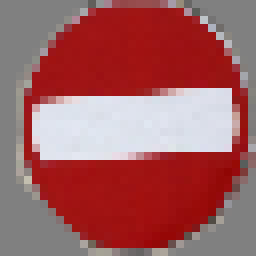
#> input picture GTSRB/Polish_Test_Solid_Bckgrd/znak6.png, 32 x 32 px, found by its file name (shown 8 times larger)
$ python scale_images.py
#> lines starting #> are read from the running program, lines starting #| are printed output that depends on the picture; after the words box and inside, x2 and y2 are one past the last pixel; in counts of white or black regions, pixels touching at a corner belong together
#> further down, image_to_soil is the input picture: shape (32, 32, 3); mean B, G, R 96.7, 94.9, 161.3
import cv2
import os
import numpy as np
import glob
import csv
from matplotlib import pyplot as plt
import random

BASE_PATH = 'GTSRB/Final_Training/Images'
TEST_PATH = 'GTSRB/Final_Test'
SOILED_PATH = 'GTSRB/Final_Test_Soiled/Images'

class_names = {
    0: "Speed limit to 20",
    1: "Speed limit to 30",
    2: "Speed limit to 50",
    3: "Speed limit to 60",
    4: "Speed limit to 70",
    5: "Speed limit to 80",
    6: "End of speed limit up to 80",
    7: "Speed limit to 100",
    8: "Speed limit to 120",
    9: "No overtaking",
    10: "No overtaking for trucks",
    11: "Priority to through-traffic at the next intersection/crossroads only",
    12: "Priority Road",
    13: "Yield to cross traffic",
    14: "Stop and give way",
    15: "No vehicles of any kind permitted",
    16: "No trucks permitted",
    17: "Do not enter",
    18: "Danger point",
    19: "Dangerous curve to the left",
    20: "Dangerous curve to the right",
    21: "Double curves, first to left",
    22: "Uneven surfaces ahead",
    23: "Slippery road",
    24: "Road narrows on the right",
    25: "Roadworks",
    26: "Traffic signals - Primary Priority",
    27: "Pedestrian crossing",
    28: "Children crossing",
    29: "Bicycle lane",
    30: "Snow or Ice possible ahead",
    31: "Wild animals possible",
    32: "End of previous limitation",
    33: "You must turn right ahead",
    34: "You must turn left ahead",
    35: "You must go straight ahead",
    36: "You must go straight or turn right",
    37: "You must go straight or turn left",
    38: "Keep right of traffic barrier/divider",
    39: "Keep left of traffic barrier/divider",
    40: "Roundabout",
    41: "End of the ban on overtaking",
    42: "End of the ban on overtaking for trucks",
    43: "Unclassified"
}


# [77 lines left out: functions resize, sanity_check, load_dataset, show_image, resize, not called in this run]

#resize('GTSRB/Final_Test_Soiled/Images')


def soil_image(image):
    stainColor = [139, 69, 19]
    stainRay = 4
    rowLen = 3
    X = 16 + random.randint(-6, 6)
    Y = 8 + random.randint(-6, 6)

    Y -= stainRay
    for i in range(stainRay + 1):
        Xtemp = X
        for j in range(rowLen):
            image[Y, Xtemp] = stainColor
            Xtemp += 1
        X -= 1
        Y += 1
        rowLen += 2
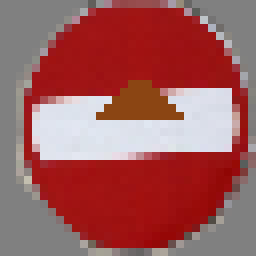
#> image: shape (32, 32, 3) (shown 8 times larger); mean R, G, B 158.9, 91.1, 90.9

    for i in range(stainRay+2):
        Xtemp = X
        for j in range(rowLen):
            image[Y, Xtemp] = stainColor
            Xtemp += 1
        X += 1
        Y += 1
        rowLen -= 2
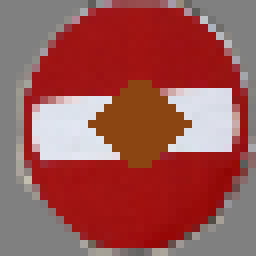
#> image: shape (32, 32, 3) (shown 8 times larger); 4.69% of pixels changed, all inside (x1, y1, x2, y2) = (11, 15, 24, 21)

    # return image


# [10 lines left out: functions cover_image_with_rectangle, cover_image_with_triangle, not called in this run]


image_to_soil = cv2.imread('GTSRB/Polish_Test/znak6.png')
image_to_soil = cv2.cvtColor(image_to_soil, cv2.COLOR_BGR2RGB)
soil_image(image_to_soil)
# crop_img = cover_image_with_rectangle(image_to_break)
plt.imshow(image_to_soil)
plt.show()

#crop_img = cover_image_with_triangle(image_to_break)
#plt.imshow(crop_img)
#plt.show()
